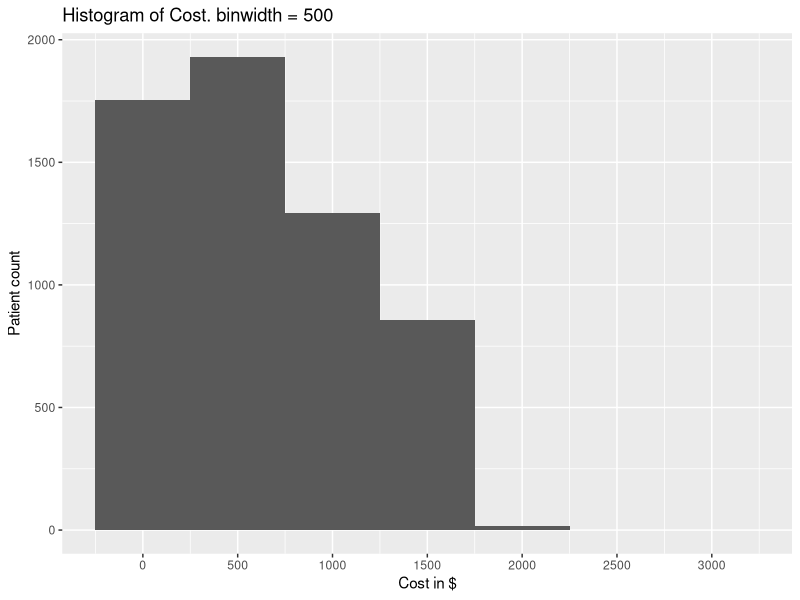
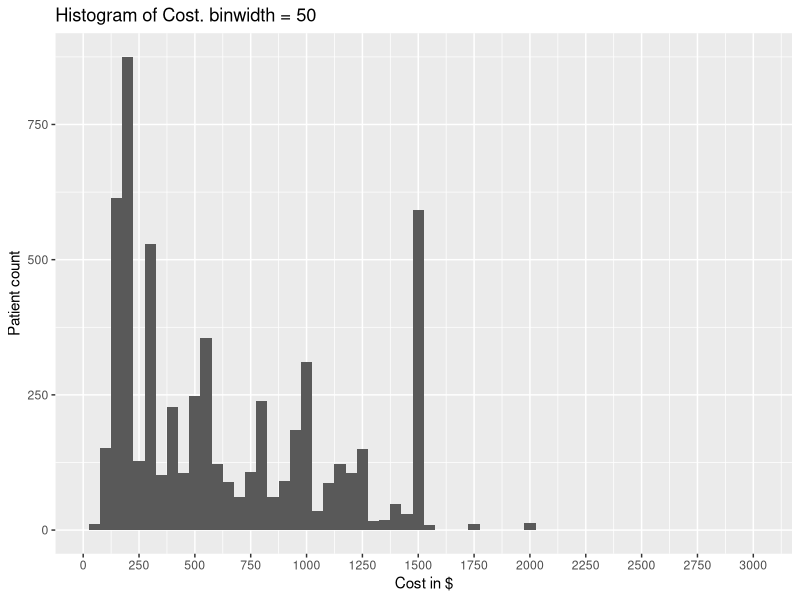
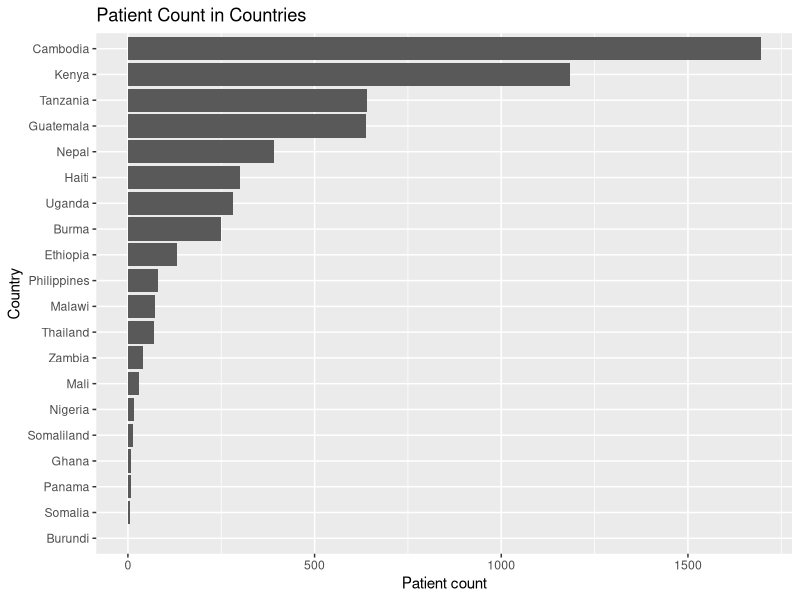
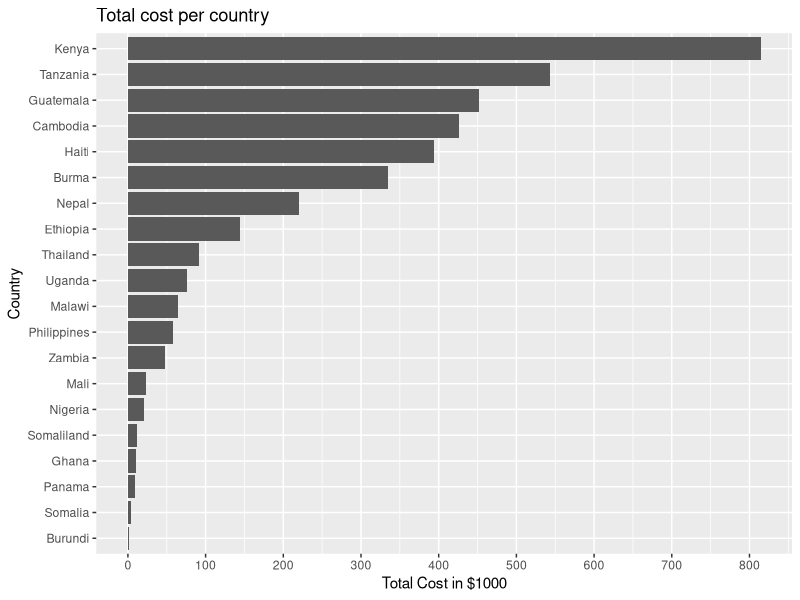
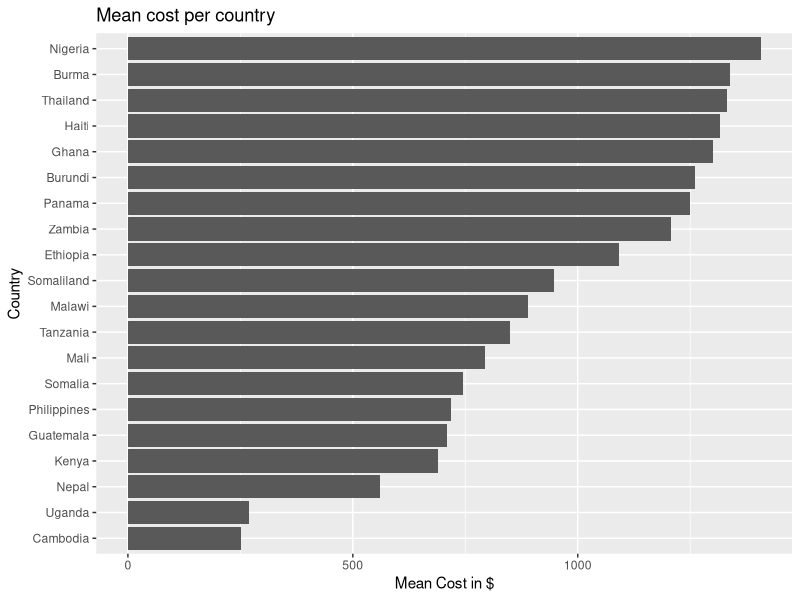
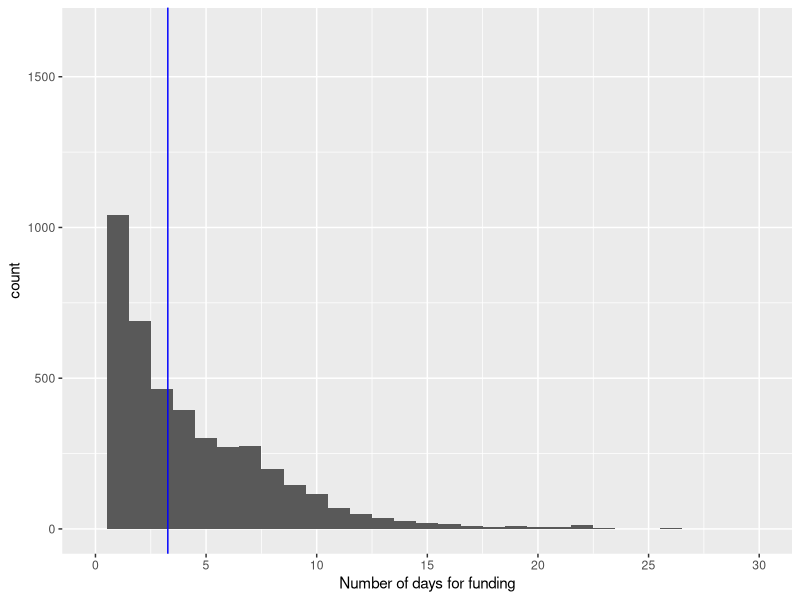
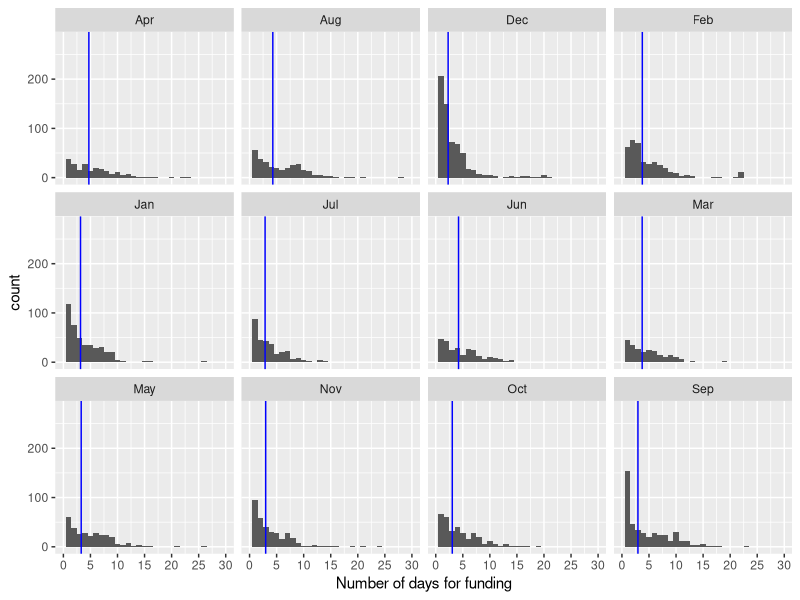
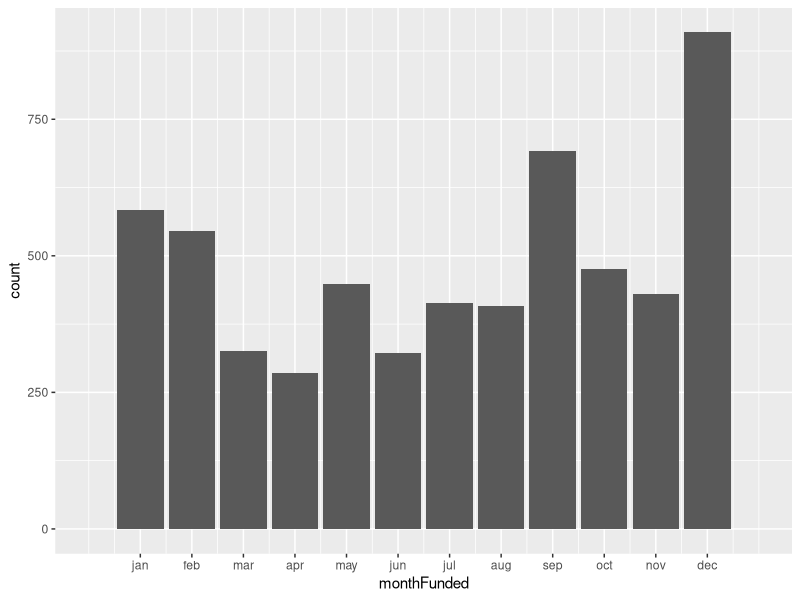

Source code (R) for these figures, in order:
## ---- chunk 1
library(dplyr)
library(ggplot2)

patientDF <- read.csv("Patients.csv", sep = ',')
## ---- chunk 2
names(patientDF)
## ---- chunk 3
patientDF$yearFunded <- as.numeric(strftime(as.Date(patientDF$Date.Funded), format = "%Y"))
patientDF$monthFunded <- as.numeric(strftime(as.Date(patientDF$Date.Funded), format = "%m"))
patientDF$monthFundedWord <- strftime(as.Date(patientDF$Date.Funded), format = "%b")
## ---- chunk 4
patientDF$Cost <- as.numeric(gsub("[$,]","", patientDF$Cost))
ggplot(data = patientDF, aes(x=Cost)) +
  geom_histogram(binwidth = 500) +
  scale_x_continuous(breaks = seq(0, max(patientDF$Cost), by=500)) +
  labs(title = "Histogram of Cost. binwidth = 500") +
  ylab("Patient count") +
  xlab("Cost in $")

ggplot(data = patientDF, aes(x=Cost)) +
  geom_histogram(binwidth = 50) +
  scale_x_continuous(breaks = seq(0, max(patientDF$Cost), by=250)) +
  labs(title = "Histogram of Cost. binwidth = 50") +
  ylab("Patient count") +
  xlab("Cost in $")
## ---- chunk 5
summary(patientDF$Cost)
## ---- chunk 6
pByCountry <- group_by(patientDF, Country)
pCount_byCountry <- summarise(pByCountry, count = n())

pCount_byCountry$Country <- factor(pCount_byCountry$Country, levels = pCount_byCountry$Country[order(pCount_byCountry$count)])

ggplot(data = pCount_byCountry, aes(x = Country, y = count)) +
  geom_bar(stat = "identity") +
  coord_flip() +
  labs(title = "Patient Count in Countries") +
  ylab("Patient count")
## ---- chunk 7
cost_byCountry <- summarise(pByCountry, costCount = sum(Cost))

cost_byCountry$Country <- factor(cost_byCountry$Country, levels = cost_byCountry$Country[order(cost_byCountry$costCount)])

ggplot(data = cost_byCountry, aes(x = Country, y = costCount)) +
  geom_bar(stat= "identity") +
  coord_flip() +
  scale_y_continuous(ylab("Total Cost in $1000"), breaks = seq(0, 800000, by=100000), labels = seq(0, 800, by = 100)) +
  labs(title = "Total cost per country")

## ---- chunk 8
meancost_byCountry <- summarise(pByCountry, costCount = mean(Cost))

meancost_byCountry$Country <- factor(meancost_byCountry$Country, levels = meancost_byCountry$Country[order(meancost_byCountry$costCount)])

ggplot(data = meancost_byCountry, aes(x = Country, y = costCount)) +
  geom_bar(stat= "identity") +
  coord_flip() +
  scale_y_continuous(ylab("Mean Cost in $")) +
  labs(title = "Mean cost per country")
## ---- chunk 9
patientDF$numDaysFunded <- as.numeric(as.Date(patientDF$Date.Funded) - as.Date(patientDF$Date.Posted))
#nonNADaysFundedData = patientDF[!is.na(patientDF$numDaysFunded),]
nonNADaysFundedData = subset(patientDF, !is.na(patientDF$numDaysFunded))
summary(nonNADaysFundedData$numDaysFunded)
## ---- chunk 10
ggplot(data = nonNADaysFundedData, aes(x=numDaysFunded)) +
  geom_histogram(binwidth = 1) +
  scale_x_continuous(limits = c(0, 30), xlab("Number of days for funding"), breaks = seq(0, 30, by=5)) +
  geom_vline(xintercept = mean(nonNADaysFundedData$numDaysFunded), color = "blue")
## ---- chunk 11
daysFunded_byMonth <- group_by(nonNADaysFundedData, monthFundedWord)
meanNumDaysFunded_byMonth <- summarise(daysFunded_byMonth, meanDaysFunded = mean(numDaysFunded))
ggplot(data = nonNADaysFundedData, aes(x=numDaysFunded)) +
  geom_histogram(binwidth = 1) +
  scale_x_continuous(limits = c(0, 30), xlab("Number of days for funding"), breaks = seq(0, 30, by=5)) +
   geom_vline(data = meanNumDaysFunded_byMonth, aes(xintercept=meanDaysFunded), color = "blue") +
  facet_wrap(~monthFundedWord)
## ---- chunk 12
patientDF$monthFunded <- as.numeric(strftime(as.Date(patientDF$Date.Funded), format = "%m"))

pbyMonthFunded <- group_by(patientDF, monthFunded)
pcountByMonthFunded <- summarise(pbyMonthFunded, count = n())
# drop na month. Since the count is very small for na(12). safe to do 
pcountByMonthFunded <- pcountByMonthFunded[!is.na(pcountByMonthFunded$monthFunded),]
ggplot(data = pcountByMonthFunded, aes(x=monthFunded, y = count)) +
  geom_bar(stat = "identity") +
  scale_x_continuous(labels = c("jan", "feb", "mar", "apr", "may", "jun", "jul", "aug", "sep", "oct", "nov", "dec"), breaks = seq(1, 12, by = 1), limits = c(0, 13) )
## ---- chunk 13
nonNAMonthsData <- patientDF[!is.na(patientDF$monthFunded), ]
ggplot(data = nonNAMonthsData, aes(x=monthFunded)) +
  geom_bar() +
  scale_x_continuous(labels = c("jan", "feb", "mar", "apr", "may", "jun", "jul", "aug", "sep", "oct", "nov", "dec"), breaks = seq(1, 12, by = 1), limits = c(0, 13) ) +
  facet_wrap(~yearFunded, ncol = 1) +
  ylab("Patients Funded") +
  xlab("Month") +
  labs(title = "Patients funded per month from 2012-2016")
## ---- chunk 14
pdf_byYearFunded <- group_by(patientDF, yearFunded)
pbyYearFunded <- summarise(pdf_byYearFunded, count = n())
# There are some NA values here (12), which are excluded
ggplot(data = pbyYearFunded, aes(x = yearFunded, y = count)) +
  geom_bar(stat = "identity") +
  xlab("Year") +
  ylab("Patient Count") +
  labs(title = "Patient successfully funded per year")
